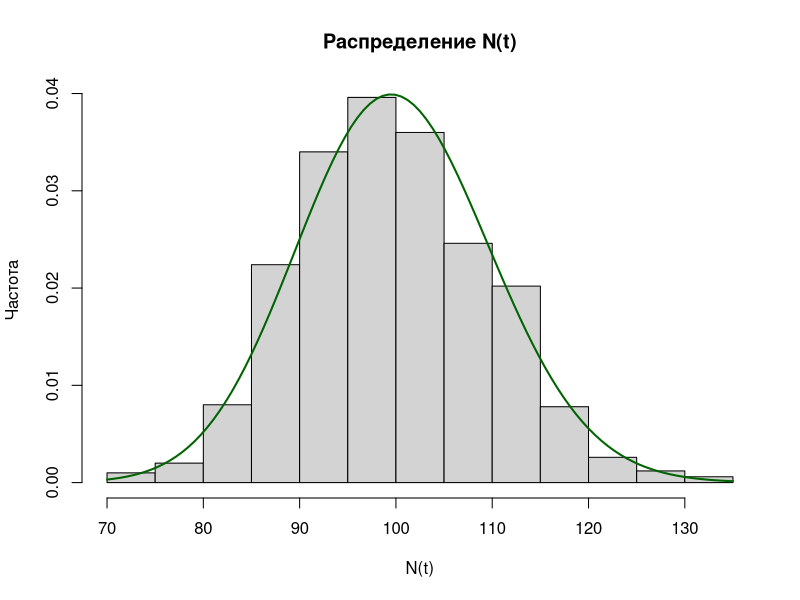
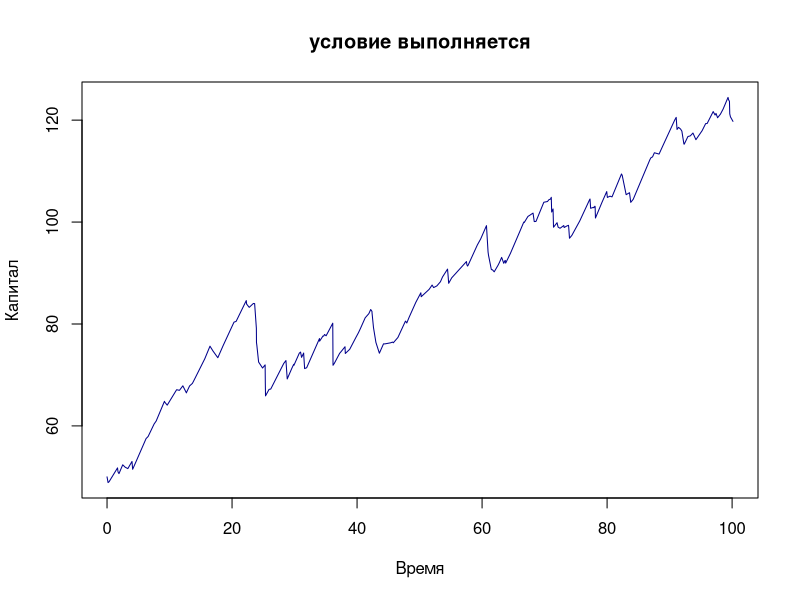
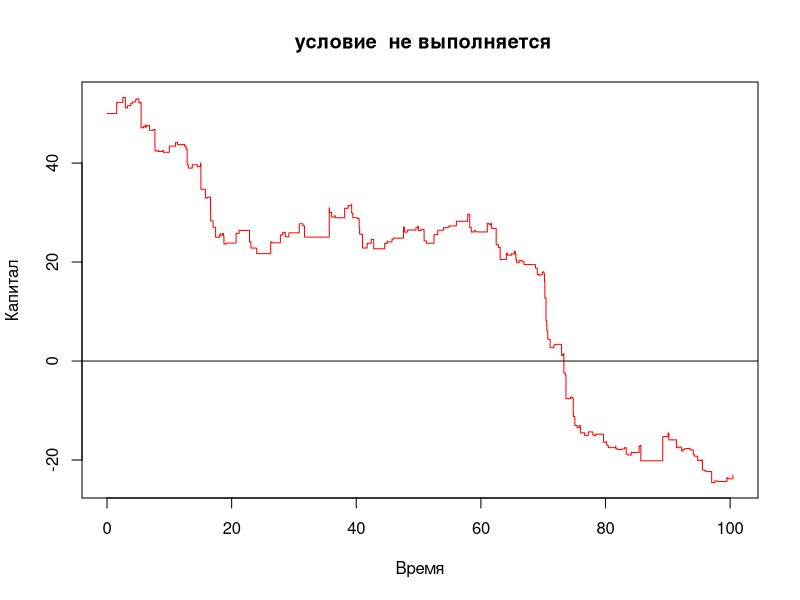

Write the R code that produced these figures, in order.


time = 50  
lymbda = 2  # Интенсивность распределения
n = 1000 # Количество реализаций

# вектор для N(t)
event_counts = numeric(n)

for (sim in 1:n) {
  total_time <- 0   # Суммарное время в процессе
  event_count <- 0  # Счетчик событий
  
  # Моделирование пуассоновского процесса
  while (total_time < time) {
    interval <- rexp(1, rate = lymbda)  # Генерация интервала
    total_time <- total_time + interval
    if (total_time < time) event_count <- event_count + 1
  }
  event_counts[sim] <- event_count
}


# Гистограмма 
hist(event_counts, probability = TRUE,main = "Распределение N(t)",
     xlab = "N(t)",ylab="Частота", col = "lightgray")
curve(((lymbda * time)^x / factorial(x)) * exp(-lymbda * time),
                       add = TRUE, col = "darkgreen", lwd = 2)



# Параметры для процесса капитала
initial_capital = 50  # Начальный капитал
claim_rate = 2   # Интенсивность страховых случаев
avg_claim = 1         # Средняя величина страховой выплаты
time_horizon = 100     # Горизонт времени

# Случай  когда условие выполняется
premium_rate_a = 3  # Премии больше выплат
capital_a = c(initial_capital)  # Капитал на каждом шаге
times_a = c(0)  # Времена страховых случаев


while (sum(times_a) < time_horizon) {
  # Генерация времени до следующего события
  time_to_next <- rexp(1, rate = claim_rate)
  times_a <- c(times_a, time_to_next)  # Добавляем время
  
  # Генерация размера страховой выплаты
  claim_amount <- rexp(1, rate = 1 / avg_claim)
  
  # Обновление капитала
  new_capital <- capital_a[length(capital_a)] + premium_rate_a * time_to_next - claim_amount
  capital_a <- c(capital_a, new_capital)
}


plot(cumsum(times_a), capital_a, type = "l", col = "darkblue",
     main = "условие выполняется", xlab = "Время", ylab = "Капитал")


# условие не выполняется
premium_rate_b = 1.5  # Премии меньше выплат
capital_b = c(initial_capital)  # Капитал на каждом шаге
times_b = c(0)  # Времена страховых случаев

# Симуляция процесса капитала для случая (b)
while (sum(times_b) < time_horizon) {
  # Генерация времени до следующего события
  time_to_next <- rexp(1, rate = claim_rate)
  times_b <- c(times_b, time_to_next)  # Добавляем время
  
  # Генерация размера страховой выплаты
  claim_amount <- rexp(1, rate = 1 / avg_claim)
  
  # Обновление капитала
  new_capital <- capital_b[length(capital_b)] + premium_rate_b * time_to_next - claim_amount
  capital_b <- c(capital_b, new_capital)
}

# Построение графика для случая (b)
plot(cumsum(times_b), capital_b, type = "s", col = "red",main = " условие  не выполняется",
     xlab = "Время", ylab = "Капитал")
abline( h = 0, clr = "black",lwd = 1 )

# —-— Задание 4 —---
# Параметры для моделирования вероятности разорения
num_trials = 1000          # Количество реализаций
time_horizon = 1000        # Горизонт времени
initial_capital = 100      # Начальный капитал
premium_rate = 1           # Ставка премий
claim_intensity = 0.3      # Интенсивность страховых случаев
avg_claim = 3             # Средняя выплата

# Инициализация вектора для хранения разорений
ruin_count = 0  # Счетчик разорений

# Цикл для моделирования каждой реализации
for (trial in 1:num_trials) {
  current_time <- 0  # Начальное время
  capital <- initial_capital  # Текущий капитал компании
  
  # Симуляция процесса капитала
  while (current_time < time_horizon && capital >= 0) {
    # Генерация времени до следующего события
    time_to_next <- rexp(1, rate = claim_intensity)
    current_time <- current_time + time_to_next  # Обновляем время
    
    # Проверяем, не вышло ли время за пределы горизонта
    if (current_time >= time_horizon) break
    
    # Генерация размера страховой выплаты
    netto_prem <- rexp(1, rate = 1 / avg_claim)
    
    # Обновление капитала
    capital <- capital + premium_rate * time_to_next - netto_prem
    
    # Проверка разорения
    if (capital < 0) {
      ruin_count <- ruin_count + 1  # Фиксируем разорение
      break
    }
  }
}

# Расчет вероятности разорения
ruin_probability <- ruin_count / num_trials

# Вычисление  вероятности разорения по Лундбергу
p = premium_rate / (claim_intensity * avg_claim) - 1
lundberg = exp(-(1 / avg_claim) * (p / (1 + p)) * initial_capital)

# Вывод результатов
cat("Выборочная вероятность разорения:", ruin_probability, "\n")
cat("Вероятности по Лундбергу:", lundberg, "\n")
